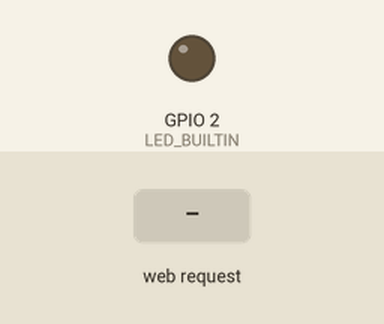
Simulated run of this sketch. Board: ESP8266 (NodeMCU). Shown: output pins drawn as LEDs (lit = HIGH, except the on-board LED, lit = LOW). Inputs (shaded band) come from the test bench. WiFi joins after 1.5 s; servers stay silent unless stated; what the sketch prints to the serial monitor is not drawn.

Above: at 2.7 s.
2.8 s: HTTP request GET /on received
At 3.4 s:
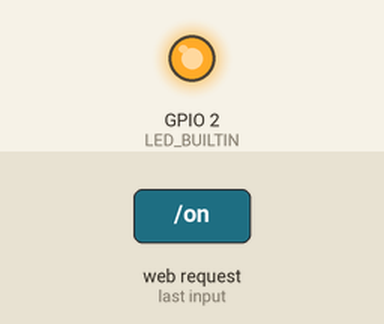
4.3 s: HTTP request GET /off received
At 4.6 s:
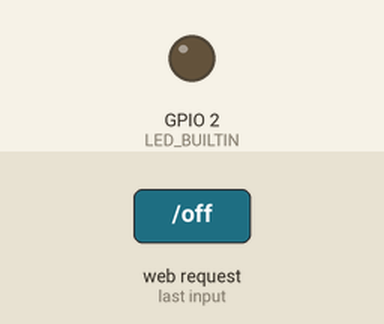
Timing chart, 0 to 7.3 s (numbered marks = the images above; inputs shaded):
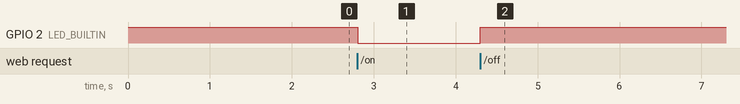

Measured:
- after the input at 2.8 s, GPIO 2 (LED_BUILTIN): HIGH → LOW at once
- after the input at 4.3 s, GPIO 2 (LED_BUILTIN): LOW → HIGH at once

The sketch:

AsyncWebServer_ESP8266.ino
```cpp
/* ESP8266 Async Server and HTML
 *
 * Virgool.io/@farhad3113
 * github.com/farhad3113
 *
 */

#include <Arduino.h>
#include <ESP8266WiFi.h>
#include <ESPAsyncTCP.h>
#include <ESPAsyncWebServer.h>

AsyncWebServer server(80);

const char* ssid = "SSID";
const char* password = "PASSWORD";

String getLedStatus(){
  if(digitalRead(LED_BUILTIN)) return "LED is OFF!";
  else return "LED is ON!";
}
void handleNotFound(AsyncWebServerRequest *request) {
    String message = "File Not Found\n\n";
    message += "URI: ";
    message += request->url();
    request->send(404, "text/plain", message);
}
void led_on(AsyncWebServerRequest *request){
    digitalWrite(LED_BUILTIN, LOW);
    request->redirect("/");
//    request->send(200, "text/plain", "LED is ON!");
}
void led_off(AsyncWebServerRequest *request){
    digitalWrite(LED_BUILTIN, HIGH);
    request->redirect("/");
//    request->send(200, "text/plain", "LED is OFF!");
}

void setup() {
    pinMode(LED_BUILTIN, OUTPUT);
    digitalWrite(LED_BUILTIN, HIGH);

    Serial.begin(115200);
    Serial.println("");
    WiFi.mode(WIFI_STA);
    WiFi.begin(ssid, password);
    while (WiFi.status() != WL_CONNECTED) {
      delay(500);
      Serial.print(".");
    }

    Serial.print("\nIP Address: ");
    Serial.println(WiFi.localIP());

    server.on("/", HTTP_GET, [](AsyncWebServerRequest *request){
        String index = "<html><head><title>My Async WebServer</title></head>";
        index += "<body><center>Hello, World</center></br>";
        index += "<center>" + getLedStatus() + "<center></br>";
        index += "<button><a href=\"/on\">ON</a></button>";
        index += "<button><a href=\"/off\">OFF</a></button>";
        index += "</body></html>";
        request->send(200, "text/html", index);
    });

    server.on("/on", HTTP_GET, led_on);
    server.on("/off", HTTP_GET, led_off);
    server.onNotFound(handleNotFound);

    server.begin();
}

void loop() {}
```
